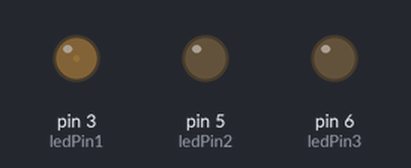
The sketch below on a simulated Arduino Uno, built with avr-gcc and run on an emulated ATmega328P. On the bench: output pins drawn as LEDs (lit = HIGH).

Above: at 0.05 s.
At 1.0 s:
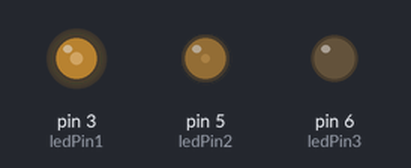
At 1.5 s:
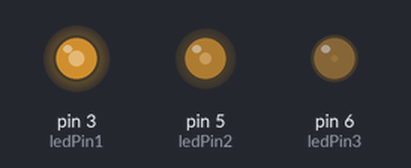
At 2.0 s:
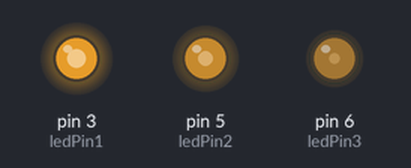
At 2.95 s:
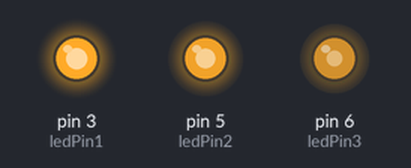
At 3.95 s:
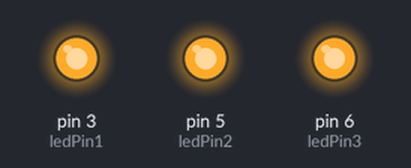
Timing chart, 0 to 9.1 s (numbered marks = the images above):
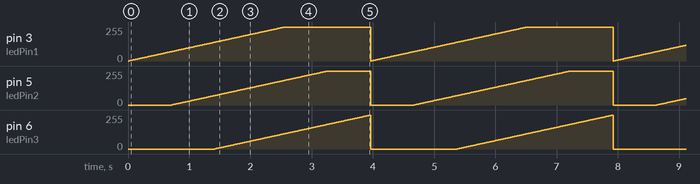

The sketch:

pulse_width_modulation_pro.ino
```cpp
const int ledPin1 = 3;
const int ledPin2 = 5;
const int ledPin3 = 6;

void setup() {
  pinMode(ledPin1, OUTPUT);
  pinMode(ledPin2, OUTPUT);
  pinMode(ledPin3, OUTPUT);
}

void loop() {
  for (int i = 0; i < 395; i++) {
    analogWrite(ledPin1, getBrightness(i));
    analogWrite(ledPin2, getBrightness(i - 70));
    analogWrite(ledPin3, getBrightness(i - 140));

    delay(10);
  }
}

int getBrightness(const int brightness) {
  if (brightness < 0) {
    return 0;
  } else if (brightness > 255) {
    return 255;
  } else {
    return brightness;
  }
}
```

Measured:
- by itself, pin 3 (ledPin1), pin 5 (ledPin2): ramps from 0/255 to 255/255 and jumps back, once every 4.0 s
- by itself, pin 6 (ledPin3): ramps from 0/255 to 254/255 and jumps back, once every 4.0 s
